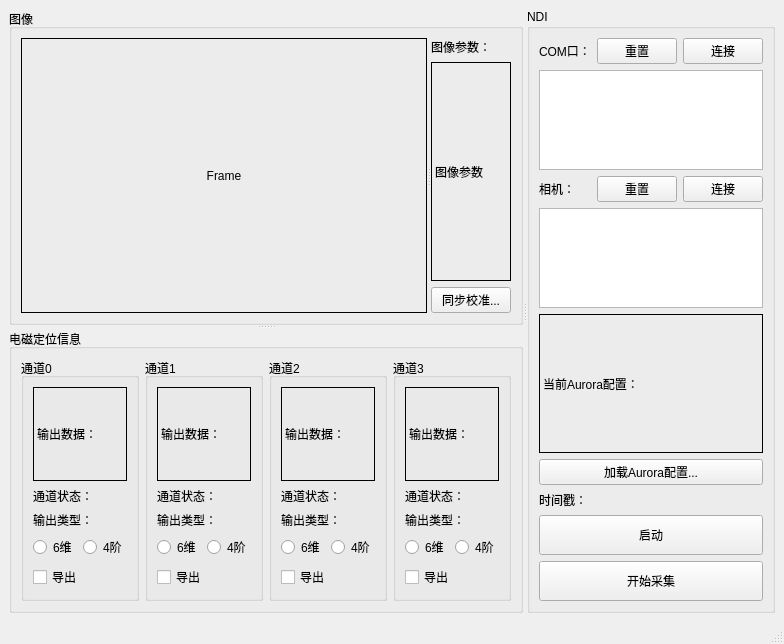
<?xml version="1.0" encoding="UTF-8"?>
<ui version="4.0">
 <class>MainWindow</class>
 <widget class="QMainWindow" name="MainWindow">
  <property name="geometry">
   <rect>
    <x>0</x>
    <y>0</y>
    <width>774</width>
    <height>644</height>
   </rect>
  </property>
  <property name="windowTitle">
   <string>MainWindow</string>
  </property>
  <widget class="QWidget" name="centralwidget">
   <layout class="QHBoxLayout" name="horizontalLayout_5" stretch="4">
    <item>
     <widget class="QSplitter" name="splitter_2">
      <property name="orientation">
       <enum>Qt::Horizontal</enum>
      </property>
      <property name="childrenCollapsible">
       <bool>false</bool>
      </property>
      <widget class="QSplitter" name="splitter">
       <property name="sizePolicy">
        <sizepolicy hsizetype="Preferred" vsizetype="Expanding">
         <horstretch>2</horstretch>
         <verstretch>0</verstretch>
        </sizepolicy>
       </property>
       <property name="orientation">
        <enum>Qt::Vertical</enum>
       </property>
       <property name="childrenCollapsible">
        <bool>false</bool>
       </property>
       <widget class="QGroupBox" name="groupBox_2">
        <property name="sizePolicy">
         <sizepolicy hsizetype="Preferred" vsizetype="Preferred">
          <horstretch>0</horstretch>
          <verstretch>2</verstretch>
         </sizepolicy>
        </property>
        <property name="title">
         <string>图像</string>
        </property>
        <layout class="QHBoxLayout" name="horizontalLayout_2" stretch="5">
         <item>
          <widget class="QSplitter" name="splitter_3">
           <property name="orientation">
            <enum>Qt::Horizontal</enum>
           </property>
           <property name="opaqueResize">
            <bool>true</bool>
           </property>
           <property name="childrenCollapsible">
            <bool>false</bool>
           </property>
           <widget class="QLabel" name="OpcvF_LableFrame">
            <property name="sizePolicy">
             <sizepolicy hsizetype="Ignored" vsizetype="Ignored">
              <horstretch>2</horstretch>
              <verstretch>0</verstretch>
             </sizepolicy>
            </property>
            <property name="styleSheet">
             <string notr="true">border: 1px solid black;</string>
            </property>
            <property name="text">
             <string>Frame</string>
            </property>
            <property name="alignment">
             <set>Qt::AlignCenter</set>
            </property>
           </widget>
           <widget class="QWidget" name="layoutWidget">
            <layout class="QVBoxLayout" name="verticalLayout_2">
             <item>
              <widget class="QLabel" name="label_18">
               <property name="sizePolicy">
                <sizepolicy hsizetype="Fixed" vsizetype="Fixed">
                 <horstretch>0</horstretch>
                 <verstretch>0</verstretch>
                </sizepolicy>
               </property>
               <property name="text">
                <string>图像参数：</string>
               </property>
              </widget>
             </item>
             <item>
              <widget class="QLabel" name="OpcvF_LableDetail">
               <property name="sizePolicy">
                <sizepolicy hsizetype="Preferred" vsizetype="Preferred">
                 <horstretch>0</horstretch>
                 <verstretch>0</verstretch>
                </sizepolicy>
               </property>
               <property name="styleSheet">
                <string notr="true">border: 1px solid black;</string>
               </property>
               <property name="text">
                <string>图像参数</string>
               </property>
              </widget>
             </item>
             <item>
              <widget class="QPushButton" name="DelyaC_Pb">
               <property name="sizePolicy">
                <sizepolicy hsizetype="Preferred" vsizetype="Fixed">
                 <horstretch>0</horstretch>
                 <verstretch>0</verstretch>
                </sizepolicy>
               </property>
               <property name="text">
                <string>同步校准...</string>
               </property>
              </widget>
             </item>
            </layout>
           </widget>
          </widget>
         </item>
        </layout>
       </widget>
       <widget class="QGroupBox" name="groupBox_3">
        <property name="sizePolicy">
         <sizepolicy hsizetype="Preferred" vsizetype="Preferred">
          <horstretch>0</horstretch>
          <verstretch>1</verstretch>
         </sizepolicy>
        </property>
        <property name="title">
         <string>电磁定位信息</string>
        </property>
        <layout class="QHBoxLayout" name="horizontalLayout">
         <item>
          <widget class="QGroupBox" name="groupBox_4">
           <property name="title">
            <string>通道0</string>
           </property>
           <layout class="QVBoxLayout" name="verticalLayout">
            <item>
             <widget class="QLabel" name="NDI_LableOut0">
              <property name="sizePolicy">
               <sizepolicy hsizetype="Preferred" vsizetype="Expanding">
                <horstretch>0</horstretch>
                <verstretch>0</verstretch>
               </sizepolicy>
              </property>
              <property name="styleSheet">
               <string notr="true">border: 1px solid black;</string>
              </property>
              <property name="text">
               <string>输出数据：</string>
              </property>
             </widget>
            </item>
            <item>
             <widget class="QLabel" name="NDI_LableState0">
              <property name="sizePolicy">
               <sizepolicy hsizetype="Preferred" vsizetype="Fixed">
                <horstretch>0</horstretch>
                <verstretch>0</verstretch>
               </sizepolicy>
              </property>
              <property name="text">
               <string>通道状态：</string>
              </property>
             </widget>
            </item>
            <item>
             <widget class="QLabel" name="label_7">
              <property name="sizePolicy">
               <sizepolicy hsizetype="Preferred" vsizetype="Fixed">
                <horstretch>0</horstretch>
                <verstretch>0</verstretch>
               </sizepolicy>
              </property>
              <property name="text">
               <string>输出类型：</string>
              </property>
             </widget>
            </item>
            <item>
             <layout class="QHBoxLayout" name="horizontalLayout_6">
              <item>
               <widget class="QRadioButton" name="NDI_Rb0_6">
                <property name="sizePolicy">
                 <sizepolicy hsizetype="Preferred" vsizetype="Fixed">
                  <horstretch>0</horstretch>
                  <verstretch>0</verstretch>
                 </sizepolicy>
                </property>
                <property name="text">
                 <string>6维</string>
                </property>
               </widget>
              </item>
              <item>
               <widget class="QRadioButton" name="NDI_Rb0_4">
                <property name="sizePolicy">
                 <sizepolicy hsizetype="Preferred" vsizetype="Fixed">
                  <horstretch>0</horstretch>
                  <verstretch>0</verstretch>
                 </sizepolicy>
                </property>
                <property name="text">
                 <string>4阶</string>
                </property>
               </widget>
              </item>
             </layout>
            </item>
            <item>
             <widget class="QCheckBox" name="NDI_Cb0">
              <property name="sizePolicy">
               <sizepolicy hsizetype="Preferred" vsizetype="Fixed">
                <horstretch>0</horstretch>
                <verstretch>0</verstretch>
               </sizepolicy>
              </property>
              <property name="text">
               <string>导出</string>
              </property>
             </widget>
            </item>
           </layout>
          </widget>
         </item>
         <item>
          <widget class="QGroupBox" name="groupBox_5">
           <property name="title">
            <string>通道1</string>
           </property>
           <layout class="QVBoxLayout" name="verticalLayout_4">
            <item>
             <widget class="QLabel" name="NDI_LableOut1">
              <property name="sizePolicy">
               <sizepolicy hsizetype="Preferred" vsizetype="Expanding">
                <horstretch>0</horstretch>
                <verstretch>0</verstretch>
               </sizepolicy>
              </property>
              <property name="styleSheet">
               <string notr="true">border: 1px solid black;</string>
              </property>
              <property name="text">
               <string>输出数据：</string>
              </property>
             </widget>
            </item>
            <item>
             <widget class="QLabel" name="NDI_LableState1">
              <property name="sizePolicy">
               <sizepolicy hsizetype="Preferred" vsizetype="Fixed">
                <horstretch>0</horstretch>
                <verstretch>0</verstretch>
               </sizepolicy>
              </property>
              <property name="text">
               <string>通道状态：</string>
              </property>
             </widget>
            </item>
            <item>
             <widget class="QLabel" name="label_10">
              <property name="sizePolicy">
               <sizepolicy hsizetype="Preferred" vsizetype="Fixed">
                <horstretch>0</horstretch>
                <verstretch>0</verstretch>
               </sizepolicy>
              </property>
              <property name="text">
               <string>输出类型：</string>
              </property>
             </widget>
            </item>
            <item>
             <layout class="QHBoxLayout" name="horizontalLayout_7">
              <item>
               <widget class="QRadioButton" name="NDI_Rb1_6">
                <property name="sizePolicy">
                 <sizepolicy hsizetype="Preferred" vsizetype="Fixed">
                  <horstretch>0</horstretch>
                  <verstretch>0</verstretch>
                 </sizepolicy>
                </property>
                <property name="text">
                 <string>6维</string>
                </property>
               </widget>
              </item>
              <item>
               <widget class="QRadioButton" name="NDI_Rb1_4">
                <property name="sizePolicy">
                 <sizepolicy hsizetype="Preferred" vsizetype="Fixed">
                  <horstretch>0</horstretch>
                  <verstretch>0</verstretch>
                 </sizepolicy>
                </property>
                <property name="text">
                 <string>4阶</string>
                </property>
               </widget>
              </item>
             </layout>
            </item>
            <item>
             <widget class="QCheckBox" name="NDI_Cb1">
              <property name="sizePolicy">
               <sizepolicy hsizetype="Preferred" vsizetype="Fixed">
                <horstretch>0</horstretch>
                <verstretch>0</verstretch>
               </sizepolicy>
              </property>
              <property name="text">
               <string>导出</string>
              </property>
             </widget>
            </item>
           </layout>
          </widget>
         </item>
         <item>
          <widget class="QGroupBox" name="groupBox_6">
           <property name="title">
            <string>通道2</string>
           </property>
           <layout class="QVBoxLayout" name="verticalLayout_5">
            <item>
             <widget class="QLabel" name="NDI_LableOut2">
              <property name="sizePolicy">
               <sizepolicy hsizetype="Preferred" vsizetype="Expanding">
                <horstretch>0</horstretch>
                <verstretch>0</verstretch>
               </sizepolicy>
              </property>
              <property name="styleSheet">
               <string notr="true">border: 1px solid black;</string>
              </property>
              <property name="text">
               <string>输出数据：</string>
              </property>
             </widget>
            </item>
            <item>
             <widget class="QLabel" name="NDI_LableState2">
              <property name="sizePolicy">
               <sizepolicy hsizetype="Preferred" vsizetype="Fixed">
                <horstretch>0</horstretch>
                <verstretch>0</verstretch>
               </sizepolicy>
              </property>
              <property name="text">
               <string>通道状态：</string>
              </property>
             </widget>
            </item>
            <item>
             <widget class="QLabel" name="label_13">
              <property name="sizePolicy">
               <sizepolicy hsizetype="Preferred" vsizetype="Fixed">
                <horstretch>0</horstretch>
                <verstretch>0</verstretch>
               </sizepolicy>
              </property>
              <property name="text">
               <string>输出类型：</string>
              </property>
             </widget>
            </item>
            <item>
             <layout class="QHBoxLayout" name="horizontalLayout_8">
              <item>
               <widget class="QRadioButton" name="NDI_Rb2_6">
                <property name="sizePolicy">
                 <sizepolicy hsizetype="Preferred" vsizetype="Fixed">
                  <horstretch>0</horstretch>
                  <verstretch>0</verstretch>
                 </sizepolicy>
                </property>
                <property name="text">
                 <string>6维</string>
                </property>
               </widget>
              </item>
              <item>
               <widget class="QRadioButton" name="NDI_Rb2_4">
                <property name="sizePolicy">
                 <sizepolicy hsizetype="Preferred" vsizetype="Fixed">
                  <horstretch>0</horstretch>
                  <verstretch>0</verstretch>
                 </sizepolicy>
                </property>
                <property name="text">
                 <string>4阶</string>
                </property>
               </widget>
              </item>
             </layout>
            </item>
            <item>
             <widget class="QCheckBox" name="NDI_Cb2">
              <property name="sizePolicy">
               <sizepolicy hsizetype="Preferred" vsizetype="Fixed">
                <horstretch>0</horstretch>
                <verstretch>0</verstretch>
               </sizepolicy>
              </property>
              <property name="text">
               <string>导出</string>
              </property>
             </widget>
            </item>
           </layout>
          </widget>
         </item>
         <item>
          <widget class="QGroupBox" name="groupBox_7">
           <property name="title">
            <string>通道3</string>
           </property>
           <layout class="QVBoxLayout" name="verticalLayout_6">
            <item>
             <widget class="QLabel" name="NDI_LableOut3">
              <property name="sizePolicy">
               <sizepolicy hsizetype="Preferred" vsizetype="Expanding">
                <horstretch>0</horstretch>
                <verstretch>0</verstretch>
               </sizepolicy>
              </property>
              <property name="styleSheet">
               <string notr="true">border: 1px solid black;</string>
              </property>
              <property name="text">
               <string>输出数据：</string>
              </property>
             </widget>
            </item>
            <item>
             <widget class="QLabel" name="NDI_LableState3">
              <property name="sizePolicy">
               <sizepolicy hsizetype="Preferred" vsizetype="Fixed">
                <horstretch>0</horstretch>
                <verstretch>0</verstretch>
               </sizepolicy>
              </property>
              <property name="text">
               <string>通道状态：</string>
              </property>
             </widget>
            </item>
            <item>
             <widget class="QLabel" name="label_16">
              <property name="sizePolicy">
               <sizepolicy hsizetype="Preferred" vsizetype="Fixed">
                <horstretch>0</horstretch>
                <verstretch>0</verstretch>
               </sizepolicy>
              </property>
              <property name="text">
               <string>输出类型：</string>
              </property>
             </widget>
            </item>
            <item>
             <layout class="QHBoxLayout" name="horizontalLayout_9">
              <item>
               <widget class="QRadioButton" name="NDI_Rb3_6">
                <property name="sizePolicy">
                 <sizepolicy hsizetype="Preferred" vsizetype="Fixed">
                  <horstretch>0</horstretch>
                  <verstretch>0</verstretch>
                 </sizepolicy>
                </property>
                <property name="text">
                 <string>6维</string>
                </property>
               </widget>
              </item>
              <item>
               <widget class="QRadioButton" name="NDI_Rb3_4">
                <property name="sizePolicy">
                 <sizepolicy hsizetype="Preferred" vsizetype="Fixed">
                  <horstretch>0</horstretch>
                  <verstretch>0</verstretch>
                 </sizepolicy>
                </property>
                <property name="text">
                 <string>4阶</string>
                </property>
               </widget>
              </item>
             </layout>
            </item>
            <item>
             <widget class="QCheckBox" name="NDI_Cb3">
              <property name="sizePolicy">
               <sizepolicy hsizetype="Preferred" vsizetype="Fixed">
                <horstretch>0</horstretch>
                <verstretch>0</verstretch>
               </sizepolicy>
              </property>
              <property name="text">
               <string>导出</string>
              </property>
             </widget>
            </item>
           </layout>
          </widget>
         </item>
        </layout>
       </widget>
      </widget>
      <widget class="QGroupBox" name="groupBox">
       <property name="sizePolicy">
        <sizepolicy hsizetype="Preferred" vsizetype="Preferred">
         <horstretch>0</horstretch>
         <verstretch>0</verstretch>
        </sizepolicy>
       </property>
       <property name="maximumSize">
        <size>
         <width>99999</width>
         <height>16777215</height>
        </size>
       </property>
       <property name="title">
        <string>NDI</string>
       </property>
       <layout class="QVBoxLayout" name="verticalLayout_3">
        <item>
         <layout class="QHBoxLayout" name="horizontalLayout_4">
          <item>
           <widget class="QLabel" name="ComD_Label">
            <property name="text">
             <string>COM口：</string>
            </property>
           </widget>
          </item>
          <item>
           <widget class="QPushButton" name="ComD_PbReset">
            <property name="text">
             <string>重置</string>
            </property>
           </widget>
          </item>
          <item>
           <widget class="QPushButton" name="ComD_PbConnect">
            <property name="text">
             <string>连接</string>
            </property>
           </widget>
          </item>
         </layout>
        </item>
        <item>
         <widget class="QListView" name="ComD_ListView">
          <property name="sizePolicy">
           <sizepolicy hsizetype="Expanding" vsizetype="Fixed">
            <horstretch>0</horstretch>
            <verstretch>0</verstretch>
           </sizepolicy>
          </property>
          <property name="maximumSize">
           <size>
            <width>16777215</width>
            <height>100</height>
           </size>
          </property>
         </widget>
        </item>
        <item>
         <layout class="QHBoxLayout" name="horizontalLayout_3">
          <item>
           <widget class="QLabel" name="CamD_Label">
            <property name="sizePolicy">
             <sizepolicy hsizetype="Preferred" vsizetype="Preferred">
              <horstretch>0</horstretch>
              <verstretch>0</verstretch>
             </sizepolicy>
            </property>
            <property name="text">
             <string>相机：</string>
            </property>
           </widget>
          </item>
          <item>
           <widget class="QPushButton" name="CamD_PbReset">
            <property name="text">
             <string>重置</string>
            </property>
           </widget>
          </item>
          <item>
           <widget class="QPushButton" name="CamD_PbConnect">
            <property name="sizePolicy">
             <sizepolicy hsizetype="Preferred" vsizetype="Fixed">
              <horstretch>0</horstretch>
              <verstretch>0</verstretch>
             </sizepolicy>
            </property>
            <property name="text">
             <string>连接</string>
            </property>
           </widget>
          </item>
         </layout>
        </item>
        <item>
         <widget class="QListView" name="CamD_ListView">
          <property name="sizePolicy">
           <sizepolicy hsizetype="Expanding" vsizetype="Fixed">
            <horstretch>0</horstretch>
            <verstretch>0</verstretch>
           </sizepolicy>
          </property>
          <property name="maximumSize">
           <size>
            <width>16777215</width>
            <height>100</height>
           </size>
          </property>
         </widget>
        </item>
        <item>
         <widget class="QLabel" name="JsonL_Label">
          <property name="sizePolicy">
           <sizepolicy hsizetype="Expanding" vsizetype="Expanding">
            <horstretch>0</horstretch>
            <verstretch>0</verstretch>
           </sizepolicy>
          </property>
          <property name="styleSheet">
           <string notr="true">border: 1px solid black;</string>
          </property>
          <property name="text">
           <string>当前Aurora配置：</string>
          </property>
         </widget>
        </item>
        <item>
         <widget class="QPushButton" name="JsonL_Pb">
          <property name="sizePolicy">
           <sizepolicy hsizetype="Preferred" vsizetype="Fixed">
            <horstretch>0</horstretch>
            <verstretch>0</verstretch>
           </sizepolicy>
          </property>
          <property name="text">
           <string>加载Aurora配置...</string>
          </property>
         </widget>
        </item>
        <item>
         <widget class="QLabel" name="TimeS_Label">
          <property name="sizePolicy">
           <sizepolicy hsizetype="Expanding" vsizetype="Fixed">
            <horstretch>0</horstretch>
            <verstretch>0</verstretch>
           </sizepolicy>
          </property>
          <property name="text">
           <string>时间戳：</string>
          </property>
         </widget>
        </item>
        <item>
         <widget class="QPushButton" name="Export_Pb_runPause">
          <property name="sizePolicy">
           <sizepolicy hsizetype="Expanding" vsizetype="Fixed">
            <horstretch>0</horstretch>
            <verstretch>0</verstretch>
           </sizepolicy>
          </property>
          <property name="minimumSize">
           <size>
            <width>0</width>
            <height>40</height>
           </size>
          </property>
          <property name="text">
           <string>启动</string>
          </property>
         </widget>
        </item>
        <item>
         <widget class="QPushButton" name="Export_Pb">
          <property name="sizePolicy">
           <sizepolicy hsizetype="Expanding" vsizetype="Fixed">
            <horstretch>0</horstretch>
            <verstretch>0</verstretch>
           </sizepolicy>
          </property>
          <property name="minimumSize">
           <size>
            <width>0</width>
            <height>40</height>
           </size>
          </property>
          <property name="text">
           <string>开始采集</string>
          </property>
         </widget>
        </item>
       </layout>
      </widget>
     </widget>
    </item>
   </layout>
  </widget>
  <widget class="QMenuBar" name="menubar">
   <property name="geometry">
    <rect>
     <x>0</x>
     <y>0</y>
     <width>774</width>
     <height>21</height>
    </rect>
   </property>
  </widget>
  <widget class="QStatusBar" name="statusbar"/>
 </widget>
 <resources/>
 <connections/>
</ui>
